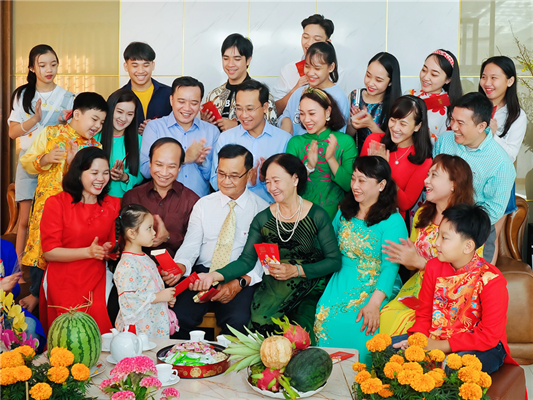
#> input picture test.png, 533 x 400 px
$ python -i augment.py   (imports and definitions only)
#> lines starting #> are read from the running program, lines starting #| are printed output that depends on the picture
#> further down, picture is the input picture: shape (400, 533, 3); mean B, G, R 108.2, 127.1, 146.5
"""Author: kienkk

Training-time augmentation: random crop anchored on a face box, flip,
photometric distortion, resize+pad to a square input.
"""
import random
import cv2
import numpy as np

MEAN = np.array([0.485, 0.456, 0.406], dtype=np.float32)
STD = np.array([0.229, 0.224, 0.225], dtype=np.float32)


# [113 lines left out: functions _clip_boxes, random_crop, face_anchor_crop, random_flip, not called in this run]


def photometric_distort(img):
    img = img.astype(np.float32)
    if random.random() < 0.5:
        img *= random.uniform(0.7, 1.3)  # brightness
    if random.random() < 0.5:
        img = (img - 127.5) * random.uniform(0.8, 1.2) + 127.5  # contrast
    img = img.clip(0, 255)

    if random.random() < 0.5:
        hsv = cv2.cvtColor(img.astype(np.uint8), cv2.COLOR_BGR2HSV).astype(np.float32)
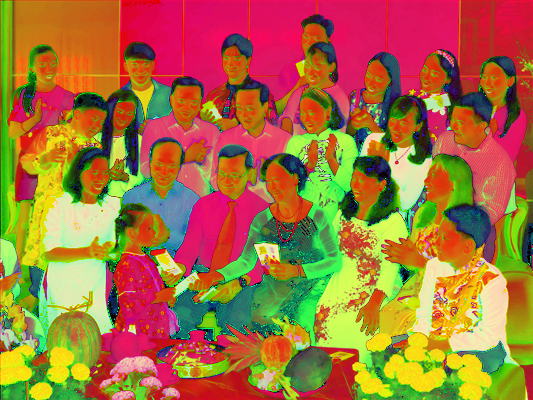
#> hsv: shape (400, 533, 3) float32; mean B, G, R 61.4, 112.8, 164.2
        hsv[..., 0] = (hsv[..., 0] + random.uniform(-18, 18)) % 180  # hue
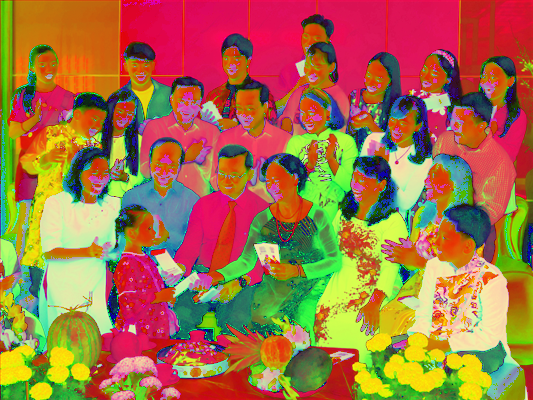
#> hsv: shape (400, 533, 3) float32; mean B, G, R 70.3, 112.8, 164.2
        hsv[..., 1] *= random.uniform(0.6, 1.4)  # saturation
        hsv[..., 1] = hsv[..., 1].clip(0, 255)
#> hsv: shape (400, 533, 3) float32; mean B, G, R 70.3, 113.8, 164.2
        img = cv2.cvtColor(hsv.clip(0, 255).astype(np.uint8), cv2.COLOR_HSV2BGR).astype(np.float32)
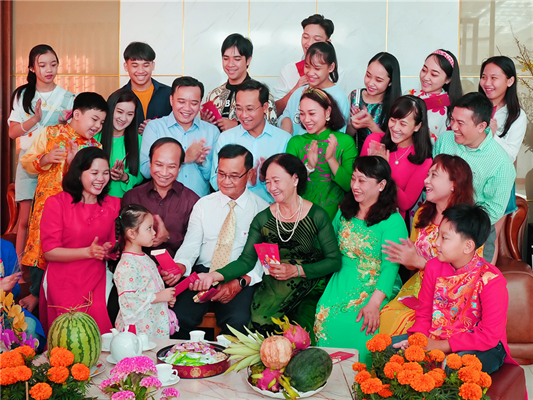
#> img: shape (400, 533, 3) float32; mean B, G, R 110, 118.2, 147.2

    if random.random() < 0.1:
        gray = cv2.cvtColor(img.astype(np.uint8), cv2.COLOR_BGR2GRAY)
        img = cv2.cvtColor(gray, cv2.COLOR_GRAY2BGR).astype(np.float32)

    if random.random() < 0.3:
        img = img + np.random.normal(0, random.uniform(3, 15), img.shape).astype(np.float32)  # sensor/low-light noise

    return img.clip(0, 255)


# [10 lines left out: function resize_pad, not called in this run]


class TrainTransform:
    """Returns a uint8 HWC image (0-255); normalization happens on-device
    in kface.train so DataLoader prefetch buffers stay small.
    """

    def __init__(self, size=320, anchor_crop_p=0.25):
        self.size = size
        self.anchor_crop_p = anchor_crop_p

    # [9 lines left out: function __call__, not called in this run]


class EvalTransform:
    def __init__(self, size=320):
        self.size = size

    # [4 lines left out: function __call__, not called in this run]

>>> import cv2
>>> picture = cv2.imread('../../test.png')
>>> result = photometric_distort(picture)
